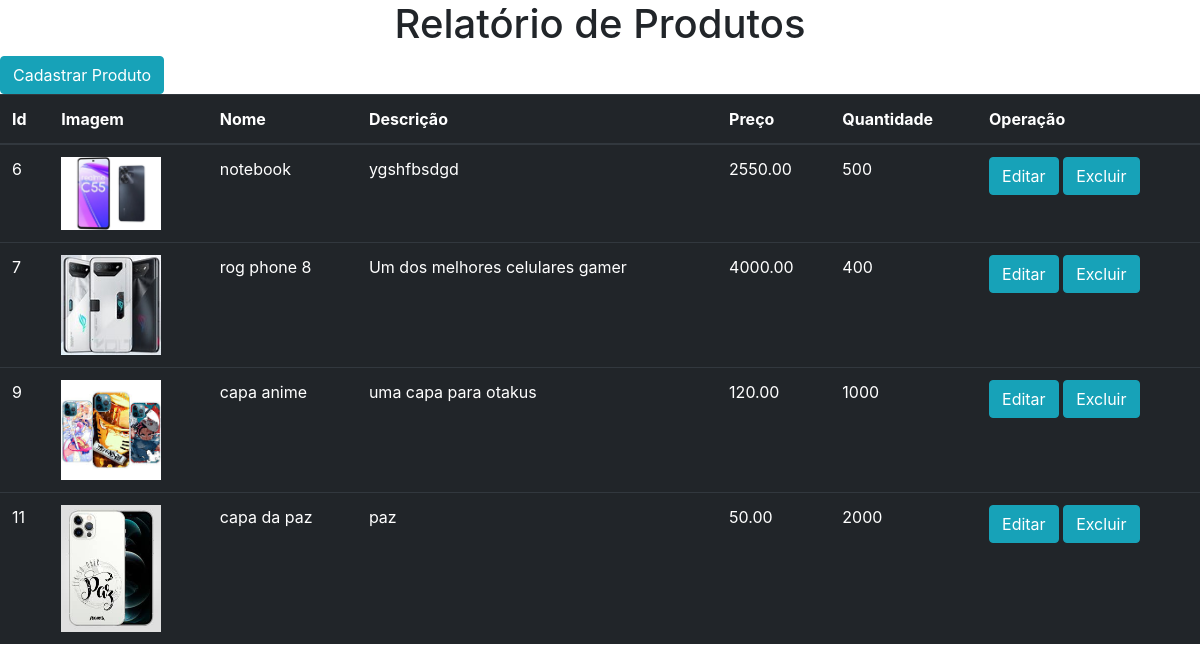
Page /produto/ on the committed database.
### produto/models.py (models this page shows, shortened)
class Produto(models.Model):
    nome = models.CharField(max_length=100)
    descricao = models.CharField(max_length=100)
    preco = models.DecimalField(max_digits=10, decimal_places=2)
    quantidade = models.IntegerField()
    categoria = models.CharField(max_length=60, null=True, blank=True)
    imagem = models.ImageField(upload_to='imagens/', null=True, blank=True)

### produto/views.py (the view)
# urls.py: path('', fproduto),
def fproduto(request):
    produtos = Produto.objects.all()
    return render(request, "rel_produto.html", {"produtos":produtos})

### produto/templates/rel_produto.html (shortened to what this page needs)
<!DOCTYPE html>
<html lang="pt-br">
  <head>
    <link rel="stylesheet" href="https://stackpath.bootstrapcdn.com/bootstrap/4.1.3/css/bootstrap.min.css">
  </head>
  <body>
    <h1 class="text-center">Relatório de Produtos</h1>
    <a href="{% url 'fcadproduto' %}"><button type="button" class="btn btn-info">Cadastrar Produto</button></a>
    <table class="table table-dark">
        <thead>
          <tr>
            <th scope="col">Id</th>
               <th scope="col">Imagem</th>
            <th scope="col">Nome</th>
            <th scope="col">Descrição</th>
            <th scope="col">Preço</th>
            <th scope="col">Quantidade</th>
            <th scope="col">Operação</th>
          </tr>
        </thead>
        <tbody>
        {% for produto in produtos %}
          <tr>
            <td>{{produto.id}}</td>
               <td>
                    {% if produto.imagem %}
                        <img src="{{ produto.imagem.url }}" alt="{{ produto.nome }}" style="width: 100px; height: auto;">
                    {% endif %}
              </td>
            <td>{{produto.nome}}</td>
            <td>{{produto.descricao}}</td>
            <td>{{produto.preco}}</td>
              <td>{{produto.quantidade}}</td>
           <td>
               <a href="{% url 'exibir' produto.id %}"><button type="button" class="btn btn-info">Editar</button></a>
              <a href="{% url 'excluir' produto.id %}"><button type="button" class="btn btn-info">Excluir</button></a>
            </td>
          </tr>
        {% endfor %}
        </tbody>
    </table>
  </body>
</html>

### rows in the picture
Produto: id "6", imagem (picture), nome "notebook", descricao "ygshfbsdgd", preco "2550.00", quantidade "500"
Produto: id "7", imagem (picture), nome "rog phone 8", descricao "Um dos melhores celulares gamer", preco "4000.00", quantidade "400"
Produto: id "9", imagem (picture), nome "capa anime", descricao "uma capa para otakus", preco "120.00", quantidade "1000"
Produto: id "11", imagem (picture), nome "capa da paz", descricao "paz", preco "50.00", quantidade "2000"
